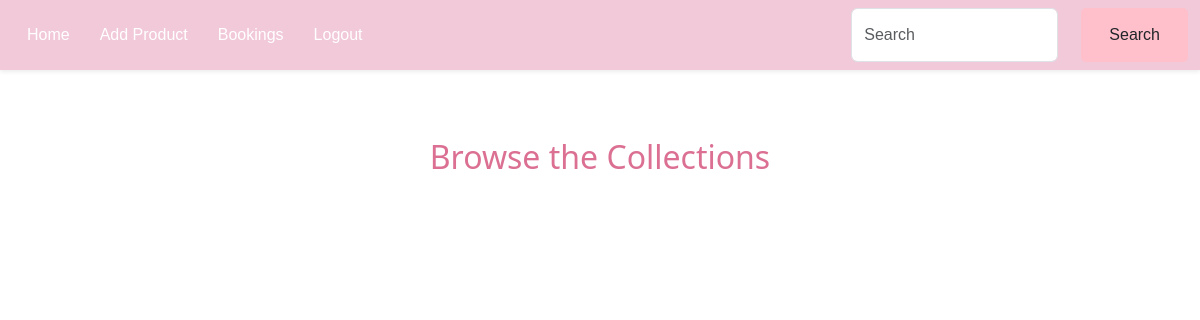
The app's page /onelayercake (signed in), older data.
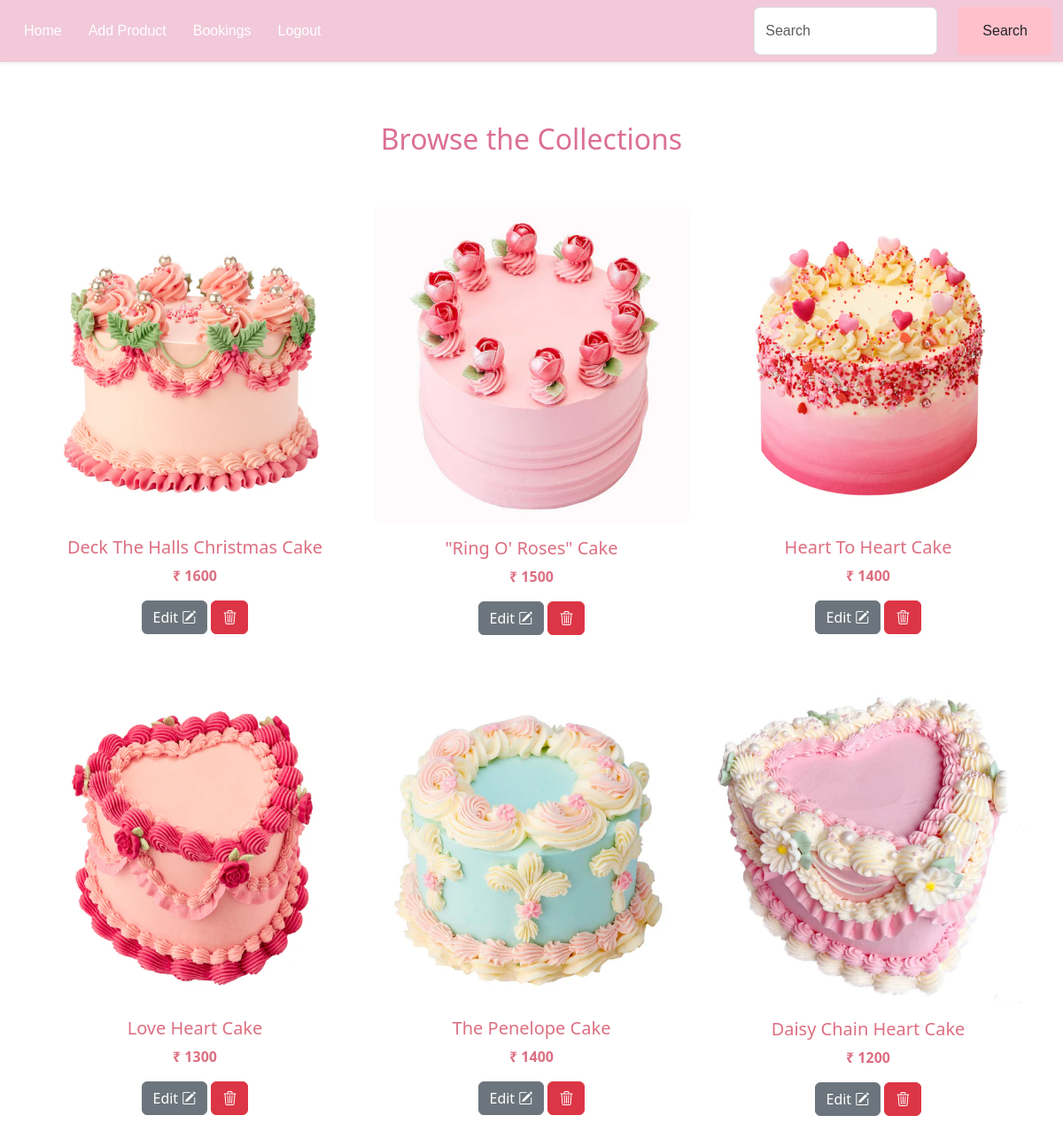
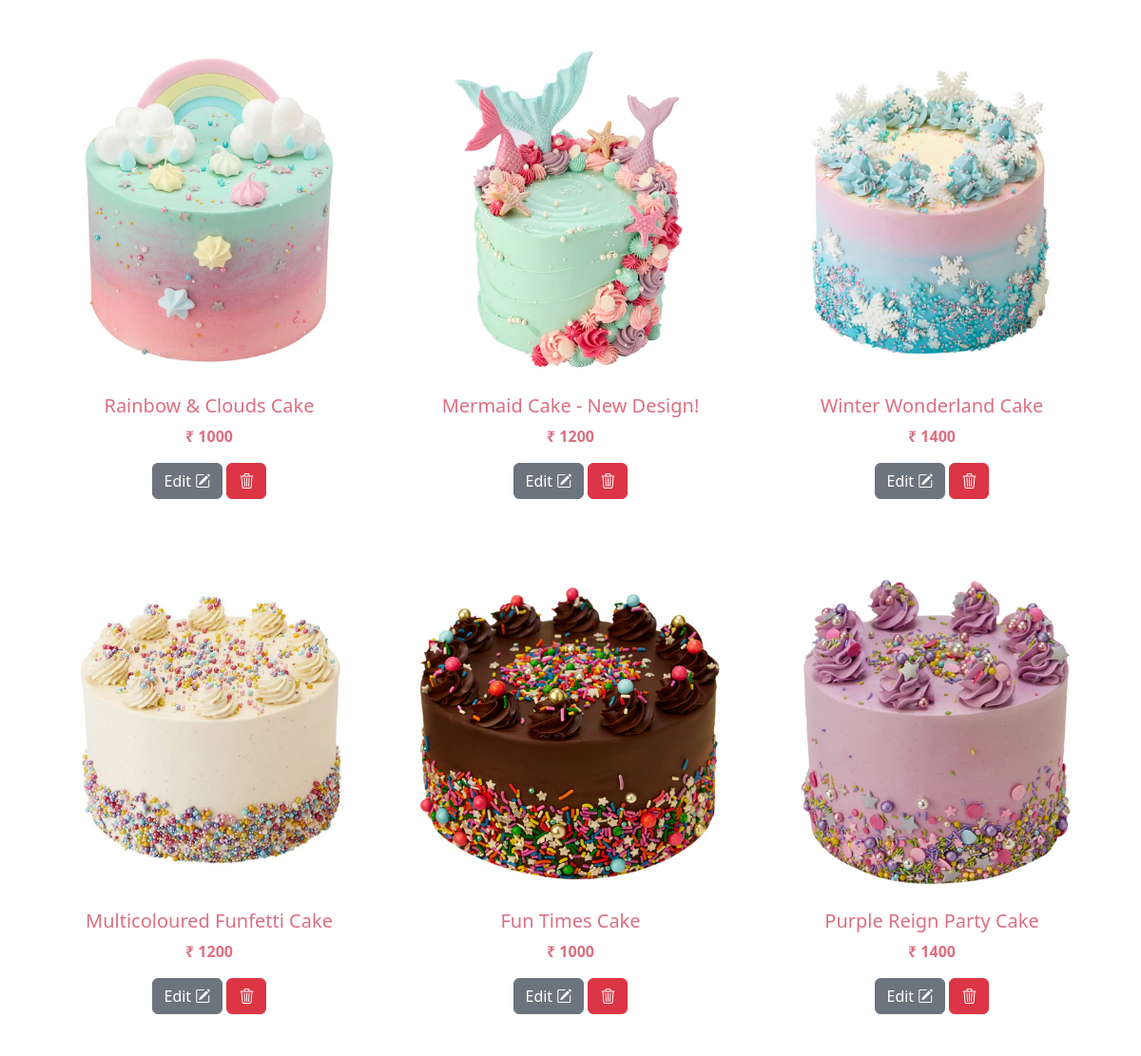
The same page, newer data (2 pictures, top to bottom).
### app/models.py (models this page shows, shortened)
class Cake(models.Model):
    name=models.CharField(max_length=100)
    price=models.IntegerField()
    img=models.FileField()
    quantity=models.TextField()
    colour=models.TextField()
    category=models.ForeignKey(Category,on_delete=models.CASCADE)
    description=models.TextField()

### app/views.py (the view)
# urls.py: path('onelayercake',views.onelayercake),
def onelayercake(req):
    if 'shop' in req.session:
        cake_category=Category.objects.get(name='One Tier Party Cakes')
        onelayercakes=Cake.objects.filter(category=cake_category)
        return render(req,'shop/onelayercake.html',{'onelayercake': onelayercakes})
    else:
        return redirect(shop_login)

### templates/shop/onelayercake.html (shortened to what this page needs)
<!DOCTYPE html>
<html lang="en">
<head>
    {% load static %}
    <link rel="stylesheet" href="{% static '/css/home.css' %}">
    <link href="https://cdn.jsdelivr.net/npm/bootstrap@5.3.3/dist/css/bootstrap.min.css" rel="stylesheet">
    <link rel="stylesheet" href="https://cdn.jsdelivr.net/npm/bootstrap-icons@1.11.3/font/bootstrap-icons.min.css">
</head>
<body>
  <nav class="navbar navbar-expand-sm navbar-light shadow-sm" style="background-color:#f1c9d9;" >
    <div class="container-fluid">
        <div class="collapse navbar-collapse" id="navbarNav">
            <ul class="navbar-nav me-auto mb-2 mb-sm-0">
                <li class="nav-item">
                    <a class="nav-link active" aria-current="page" href="javascript:void(0)">Home</a>
                </li>
                <li class="nav-item">
                    <a class="nav-link" href="add_cupcake">Add Product</a>
                </li>
                <li class="nav-item">
                    <a class="nav-link" href="bookings">Bookings</a>
                </li>
                <li class="nav-item">
                    <a class="nav-link" href="logout">Logout</a>
                </li>
            </ul>
            <form class="d-flex">
              <input class="form-control me-2" type="text" placeholder="Search">
              <button class="btn" style="background-color: pink;" type="button">Search</button>
            </form>
        </div>
    </div>
</nav>
<br><br>
<div class="container custom-container">
    <h2 class="text-center mb-4" style="color: palevioletred;">Browse the Collections</h2><br>
    <div class="row">
        {% for cake in onelayercake %}
            <div class="col-12 col-sm-6 col-md-4 col-lg-4 mb-4">
                <div class="card custom-card">
                        <img class="card-img-top img-fluid" src="{{ cake.img.url }}" alt="Card image">
                    <div class="card-body">
                        <h5 class="card-title" style="color: rgb(221, 111, 129);">{{ cake.name }}</h5>
                        <p class="card-text" style="color: rgb(221, 111, 129);font-weight: bold;">₹ {{ cake.price }}</p>
                        <a style="text-align: center;" href="edit_cupcake/{{cake.pk}}" class="btn btn-secondary">Edit <i class="bi bi-pencil-square"></i></a>
                        <a style="text-align: center;" href="delete_cupcake/{{cake.pk}}" class="btn btn-danger"><i class="bi bi-trash3"></i></a>
                    </div>
                </div>
            </div>
        {% endfor %}
    </div>
</div>
</body>
</html>

Row changes from the older to the newer data that the page shows:
added Cake: img (picture), name "Deck The Halls Christmas Cake", price "1600"
added Cake: img (picture), name "\"Ring O' Roses\" Cake", price "1500"
added Cake: img (picture), name "Heart To Heart Cake", price "1400"
added Cake: img (picture), name "Love Heart Cake", price "1300"
added Cake: img (picture), name "The Penelope Cake", price "1400"
added Cake: img (picture), name "Daisy Chain Heart Cake", price "1200"
added Cake: img (picture), name "Rainbow & Clouds Cake", price "1000"
added Cake: img (picture), name "Mermaid Cake - New Design!", price "1200"
added Cake: img (picture), name "Winter Wonderland Cake", price "1400"
added Cake: img (picture), name "Multicoloured Funfetti Cake", price "1200"
added Cake: img (picture), name "Fun Times Cake", price "1000"
added Cake: img (picture), name "Purple Reign Party Cake", price "1400"
